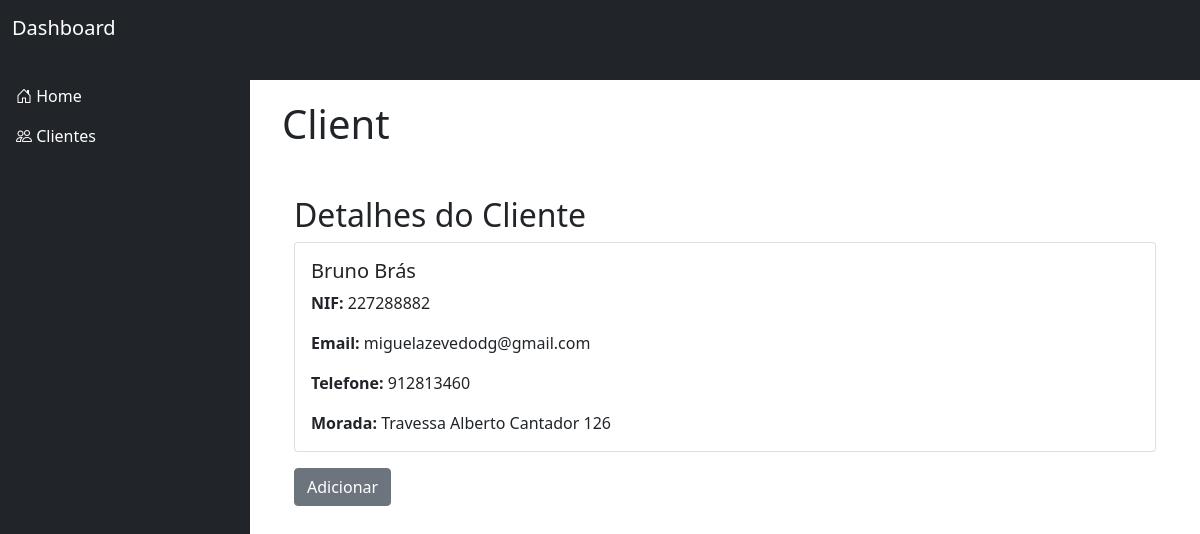
The page /view_client on the database its author committed.
### tables this page shows
CREATE TABLE clients(
               id_cliente INTEGER PRIMARY KEY AUTOINCREMENT NOT NULL, 
               nome_empresa TEXT NOT NULL, 
               nif INTEGER NOT NULL UNIQUE,
               morada TEXT NOT NULL,
               cp TEXT NOT NULL,
               localidade TEXT NOT NULL,
               email TEXT NOT NULL,
               telefone INTEGER,
               recibo TEXT
            );

### app.py (the view)
@app.route('/view_client', methods=['GET', 'POST'])
def view_client():
        client_id_get = 1
        client_view = db.db_execute("SELECT * FROM clients WHERE id_cliente = ?", (client_id_get,), fetch_one=True)
        return render_template('client_view.html', client=client_view)

### db.py (called while the page is built)
def db_execute(query, params=(), fetch_one=False, fetch_all=False):
    conn = None
    result = None
    try:
        conn = sqlite3.connect('gigs_app.db')
        conn.row_factory = sqlite3.Row  # Para acessar os resultados por nome de coluna
        cursor = conn.cursor()
        cursor.execute(query, params)
        if fetch_one:
            result = cursor.fetchone()  # Retorna apenas um registro
        elif fetch_all:
            result = cursor.fetchall()  # Retorna todos os registros
        if not fetch_one and not fetch_all:
            conn.commit()
    except sqlite3.Error as e:
        print(f"Erro ao executar a consulta: {e}")
    finally:
        if conn:
            conn.close()  # Fechar a conexão
    return result

### templates/client_view.html (shortened to what this page needs)
{% extends "layout.html" %}
{% block main %}
<h1>Client</h1>
<div class="container my-5">
    <h2>Detalhes do Cliente</h2>
    <div class="card">
        <div class="card-body">
            <h5 class="card-title">{{ client['nome_empresa'] }}</h5>
            <p class="card-text"><strong>NIF:</strong> {{ client['nif'] }}</p>
            <p class="card-text"><strong>Email:</strong> {{ client['email'] }}</p>
            <p class="card-text"><strong>Telefone:</strong> {{ client['telefone'] }}</p>
            <p class="card-text"><strong>Morada:</strong> {{ client['morada'] }}</p>
        </div>
    </div>
    <a href="/add_client" class="btn btn-secondary mt-3">Adicionar</a>
</div>
{% endblock  %}

### static/styles.css (style rules this page uses)
body { padding-top: 56px; }

### rows shown on the page
clients: nome_empresa "Bruno Brás", nif "227288882", email "miguelazevedodg@gmail.com", telefone "912813460", morada "Travessa Alberto Cantador 126"
